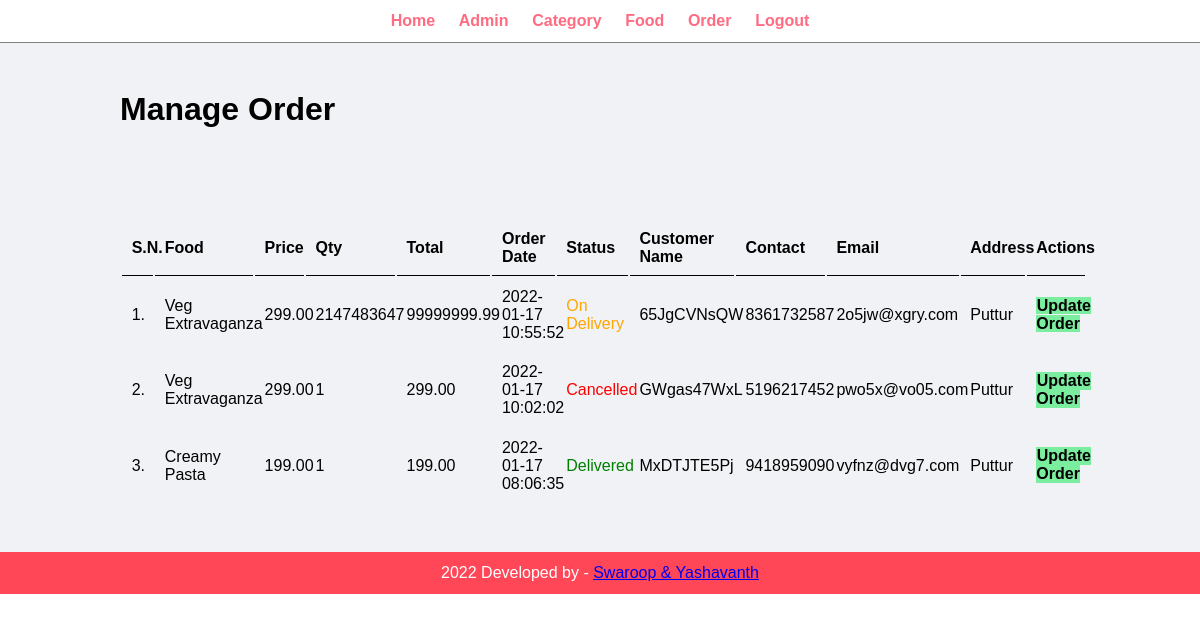
The page /admin/manage-order.php (signed in) on the database its author committed.
### tables this page shows
CREATE TABLE `tbl_order` (
  `id` int(10) UNSIGNED NOT NULL,
  `food` varchar(150) NOT NULL,
  `price` decimal(10,2) NOT NULL,
  `qry` int(11) NOT NULL,
  `total` decimal(10,2) NOT NULL,
  `order_date` datetime NOT NULL,
  `status` varchar(501) NOT NULL,
  `customer_name` varchar(100) NOT NULL,
  `customer_contact` varchar(20) NOT NULL,
  `customer_email` varchar(150) NOT NULL,
  `customer_address` varchar(255) NOT NULL
);

### admin/manage-order.php (the view, shortened to what this page needs)
<?php include("partials/menu.php")?>
<div class="main-content">
    <div class="wrapper">
    <h1>Manage Order</h1>
<br /><br/><br/>
<br><br>
<table width=100% >
    <tr>
        <th>S.N.</th>
        <th>Food</th>
        <th>Price</th>
        <th>Qty</th>
        <th>Total</th>
        <th>Order Date</th>
        <th >Status</th>
        <th>Customer Name</th>
        <th>Contact</th>
        <th>Email</th>
        <th>Address</th>
        <th>Actions</th>
    </tr>
    <?php
        $sql = "SELECT * FROM tbl_order ORDER BY id DESC";
        $res = mysqli_query($conn, $sql);
        $count = mysqli_num_rows($res);
        $sn = 1;
        if($count>0)
        {
            while($row=mysqli_fetch_assoc($res))
            {
                $id = $row['id'];
                $food = $row['food'];
                $price = $row['price'];
                $qty = $row['qry'];
                $total = $row['total'];
                $order_date = $row['order_date'];
                $status = $row['status'];
                $customer_name = $row['customer_name'];
                $customer_contact = $row['customer_contact'];
                $customer_email = $row['customer_email'];
                $customer_address = $row['customer_address'];
                ?>
                    <tr>
                        <td><?php echo $sn++; ?>. </td>
                        <td width=7%><?php echo $food; ?></td>
                        <td width=7%><?php echo $price; ?></td>
                        <td width=3%><?php echo $qty; ?></td>
                        <td width=7%><?php echo $total; ?></td>
                        <td width=10%><?php echo $order_date; ?></td>
                        <td width=8%>
                            <?php
                                if($status=="Ordered")
                                {
                                    echo "<label >$status</label>";
                                }
                                else if($status=="On Delivery")
                                {
                                    echo "<label style = 'color: orange;'>$status</label>";
                                }
                                else if($status=="Delivered")
                                {
                                    echo "<label style = 'color: green;'>$status</label>";
                                }
                                else
                                {
                                    echo "<label style = 'color: red;'>$status</label>";
                                }
                            ?>
                    </td>
                        <td width=12%><?php echo $customer_name; ?></td>
                        <td width=10%><?php echo $customer_contact; ?></td>
                        <td width=12%><?php echo $customer_email; ?></td>
                        <td width=10%><?php echo $customer_address; ?></td>
                        <td width=75%>
                            <a href="<?php echo SITEURL; ?>admin/update-order.php?id=<?php echo $id; ?>" class="btn-secondary">Update Order</a>
                        </td>
                    </tr>
                <?php
            }
        }
        else
        {
            echo "<tr><td colspan='12' class='error>Orders Not Available</td></tr>";
        }
    ?>
</table>
    </div>
</div>
<?php include("partials/footer.php")?>

### css/admin.css (style rules this page uses)
* { margin: 0; padding: 0; font-family: 'Trebuchet MS', 'Lucida Sans Unicode', 'Lucida Grande', 'Lucida Sans', Arial, sans-serif; }
.wrapper { padding: 1%; width: 80%; margin: 0 auto ; }
table tr th { border-bottom: 1px solid black; padding: 1%; text-align: left; }
table tr td { padding: 1%; }
.btn-secondary { background-color: #7bed9f; padding: 1%; color: black; text-decoration: none; font-weight: bold; }
.main-content { background-color: #f1f2f6; padding: 3% 0; }

### rows shown on the page
tbl_order: food "Veg Extravaganza", price "299.00", qry "2147483647", total "99999999.99", order_date "2022-01-17 10:55:52", status "On Delivery", customer_name "65JgCVNsQW", customer_contact "8361732587", customer_email "2o5jw@xgry.com", customer_address "Puttur"
tbl_order: food "Veg Extravaganza", price "299.00", qry "1", total "299.00", order_date "2022-01-17 10:02:02", status "Cancelled", customer_name "GWgas47WxL", customer_contact "5196217452", customer_email "pwo5x@vo05.com", customer_address "Puttur"
tbl_order: food "Creamy Pasta", price "199.00", qry "1", total "199.00", order_date "2022-01-17 08:06:35", status "Delivered", customer_name "MxDTJTE5Pj", customer_contact "9418959090", customer_email "vyfnz@dvg7.com", customer_address "Puttur"
